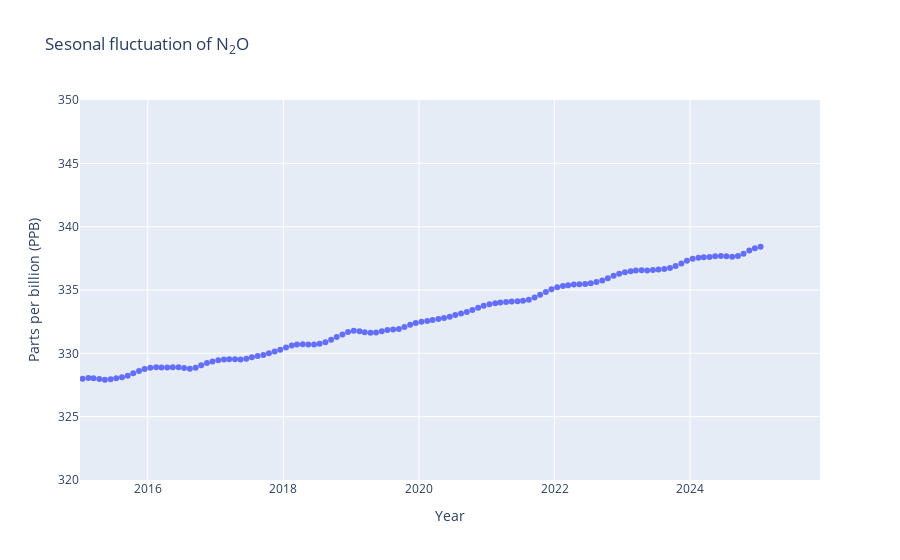

Notebook code cell kept with this figure:
### Code cell
grp2 = n2o_data.groupby(["year", "month"]).mean()["average"]
x = [dt.datetime(year=i[0], month=i[1], day=15) for i in grp2.index]

y = grp2.values

track = go.Scatter(x=x,y=y,mode="markers", name="Actual value")

default_period = (dt.datetime(2015, 1, 1), dt.datetime(2025,12,1))

default_ppm_range = (320, 350)

layout=go.Layout(
    title='Sesonal fluctuation of N<sub>2</sub>O',
    yaxis=dict(title="Parts per billion (PPB)",range=default_ppm_range),
    xaxis=dict(title="Year", range=default_period)
)

figure = go.Figure(data=[track] , layout=layout)
py.iplot(figure, filename="n2o-ppb-seasonal")

### Figure 1 — Plotly figure (JSON) as saved in the notebook; plotly's stock layout.template omitted (floating-point values rounded to 4 significant figures; data arrays with more than 128 entries replaced by an {"elided": "..."} marker saying what was removed)
{"data": [{"mode": "markers", "name": "Actual value", "type": "scatter", "x": {"elided": "289 str values"}, "y": {"elided": "289 float values"}}], "layout": {"title": {"text": "Sesonal fluctuation of N<sub>2</sub>O"}, "xaxis": {"range": ["2015-01-01T00:00:00", "2025-12-01T00:00:00"], "title": {"text": "Year"}}, "yaxis": {"range": [320, 350], "title": {"text": "Parts per billion (PPB)"}}}}
